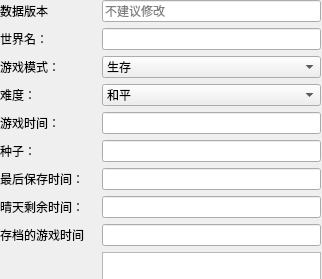
      <widget class="QWidget" name="scrollAreaWidgetContents">
       <property name="geometry">
        <rect>
         <x>0</x>
         <y>0</y>
         <width>322</width>
         <height>279</height>
        </rect>
       </property>
       <widget class="QWidget" name="gridLayoutWidget">
        <property name="geometry">
         <rect>
          <x>0</x>
          <y>0</y>
          <width>321</width>
          <height>753</height>
         </rect>
        </property>
        <layout class="QGridLayout" name="gridLayout">
         <item row="0" column="1">
          <widget class="QLineEdit" name="lineEdit_32">
           <property name="toolTip">
            <string>&lt;html&gt;&lt;head/&gt;&lt;body&gt;&lt;p&gt;&lt;span style=&quot; font-family:'sans-serif'; font-size:14px; color:#202122; background-color:#ffffff;&quot;&gt;保存此存档基础数据存储文件的游戏的&lt;/span&gt;&lt;a href=&quot;https://wiki.biligame.com/mc/%E6%95%B0%E6%8D%AE%E7%89%88%E6%9C%AC&quot;&gt;&lt;span style=&quot; font-family:'sans-serif'; font-size:14px; color:#0645ad; background-color:#ffffff;&quot;&gt;数据版本&lt;/span&gt;&lt;/a&gt;&lt;span style=&quot; font-family:'sans-serif'; font-size:14px; color:#202122; background-color:#ffffff;&quot;&gt;。如果此项不存在则游戏认为此项是-1。&lt;/span&gt;&lt;/p&gt;&lt;/body&gt;&lt;/html&gt;</string>
           </property>
           <property name="placeholderText">
            <string>不建议修改</string>
           </property>
          </widget>
         </item>
         <item row="16" column="1">
          <layout class="QGridLayout" name="gridLayout_3">
           <item row="0" column="1">
            <widget class="QLineEdit" name="lineEdit_16">
             <property name="toolTip">
              <string>&lt;html&gt;&lt;head/&gt;&lt;body&gt;&lt;p&gt;&lt;span style=&quot; font-family:'sans-serif'; font-size:14px; color:#202122; background-color:#ffffff;&quot;&gt;存档世界出生点的X坐标。如果此项不存在则游戏默认为0。&lt;/span&gt;&lt;/p&gt;&lt;/body&gt;&lt;/html&gt;</string>
             </property>
            </widget>
           </item>
           <item row="1" column="1">
            <widget class="QLineEdit" name="lineEdit_17">
             <property name="toolTip">
              <string>&lt;html&gt;&lt;head/&gt;&lt;body&gt;&lt;p&gt;&lt;span style=&quot; font-family:'sans-serif'; font-size:14px; color:#202122; background-color:#ffffff;&quot;&gt;存档世界出生点的Y坐标。如果此项不存在则游戏默认为0。&lt;/span&gt;&lt;/p&gt;&lt;/body&gt;&lt;/html&gt;</string>
             </property>
            </widget>
           </item>
           <item row="2" column="1">
            <widget class="QLineEdit" name="lineEdit_18">
             <property name="toolTip">
              <string>&lt;html&gt;&lt;head/&gt;&lt;body&gt;&lt;p&gt;&lt;span style=&quot; font-family:'sans-serif'; font-size:14px; color:#202122; background-color:#ffffff;&quot;&gt;存档世界出生点的Z坐标。如果此项不存在则游戏默认为0。&lt;/span&gt;&lt;/p&gt;&lt;/body&gt;&lt;/html&gt;</string>
             </property>
            </widget>
           </item>
           <item row="1" column="0">
            <widget class="QLabel" name="label_43">
             <property name="text">
              <string>   Y   </string>
             </property>
            </widget>
           </item>
           <item row="0" column="0">
            <widget class="QLabel" name="label_42">
             <property name="text">
              <string>   X   </string>
             </property>
            </widget>
           </item>
           <item row="2" column="0">
            <widget class="QLabel" name="label_44">
             <property name="text">
              <string>   Z   </string>
             </property>
            </widget>
           </item>
           <item row="3" column="1">
            <widget class="QLineEdit" name="lineEdit_41">
             <property name="toolTip">
              <string>&lt;html&gt;&lt;head/&gt;&lt;body&gt;&lt;p&gt;&lt;span style=&quot; font-family:'sans-serif'; font-size:14px; color:#202122; background-color:#ffffff;&quot;&gt;存档世界出生点出生时所看向的水平角度，以顺时针角度计，为0时代表Z轴正方向（正南方）。如果此项不存在则游戏默认为0。&lt;/span&gt;&lt;/p&gt;&lt;/body&gt;&lt;/html&gt;</string>
             </property>
            </widget>
           </item>
           <item row="3" column="0">
            <widget class="QLabel" name="label_45">
             <property name="text">
              <string>水平角度</string>
             </property>
            </widget>
           </item>
          </layout>
         </item>
         <item row="15" column="0">
          <widget class="QLabel" name="label_16">
           <property name="toolTip">
            <string>&lt;html&gt;&lt;head/&gt;&lt;body&gt;&lt;p&gt;&lt;span style=&quot; font-family:'sans-serif'; font-size:14px; color:#202122; background-color:#ffffff;&quot;&gt;存储此存档时游戏的详细版本信息。&lt;/span&gt;&lt;/p&gt;&lt;/body&gt;&lt;/html&gt;</string>
           </property>
           <property name="text">
            <string>游戏版本：</string>
           </property>
          </widget>
         </item>
         <item row="10" column="0">
          <widget class="QLabel" name="label_33">
           <property name="text">
            <string>启用的数据包</string>
           </property>
          </widget>
         </item>
         <item row="3" column="0">
          <widget class="QLabel" name="label_13">
           <property name="text">
            <string>难度：</string>
           </property>
          </widget>
         </item>
         <item row="1" column="0">
          <widget class="QLabel" name="label_3">
           <property name="text">
            <string>世界名：</string>
           </property>
          </widget>
         </item>
         <item row="9" column="1">
          <widget class="QTextEdit" name="textEdit">
           <property name="toolTip">
            <string>&lt;html&gt;&lt;head/&gt;&lt;body&gt;&lt;p&gt;&lt;span style=&quot; font-family:'sans-serif'; font-size:14px; color:#202122; background-color:#ffffff;&quot;&gt;存档禁用的&lt;/span&gt;&lt;a href=&quot;https://wiki.biligame.com/mc/%E6%95%B0%E6%8D%AE%E5%8C%85&quot;&gt;&lt;span style=&quot; font-family:'sans-serif'; font-size:14px; color:#0645ad; background-color:#ffffff;&quot;&gt;数据包&lt;/span&gt;&lt;/a&gt;&lt;span style=&quot; font-family:'sans-serif'; font-size:14px; color:#202122; background-color:#ffffff;&quot;&gt;。此值不存在时游戏默认为仅启用&lt;/span&gt;&lt;span style=&quot; font-family:'monospace','monospace'; color:#000000; background-color:#f8f9fa;&quot;&gt;vanilla&lt;/span&gt;&lt;span style=&quot; font-family:'sans-serif'; font-size:14px; color:#202122; background-color:#ffffff;&quot;&gt;数据包。&lt;/span&gt;&lt;/p&gt;&lt;/body&gt;&lt;/html&gt;</string>
           </property>
          </widget>
         </item>
         <item row="4" column="0">
          <widget class="QLabel" name="label_5">
           <property name="text">
            <string>游戏时间：</string>
           </property>
          </widget>
         </item>
         <item row="7" column="1">
          <widget class="QLineEdit" name="lineEdit_29">
           <property name="toolTip">
            <string>&lt;html&gt;&lt;head/&gt;&lt;body&gt;&lt;p&gt;&lt;span style=&quot; font-family:'sans-serif'; font-size:14px; color:#202122; background-color:#ffffff;&quot;&gt;存档内世界晴天剩余时间，在此期间天气将保持晴天，但此值大于0不是晴天的必要条件。当此值不存在时游戏默认为0。&lt;/span&gt;&lt;/p&gt;&lt;/body&gt;&lt;/html&gt;</string>
           </property>
          </widget>
         </item>
         <item row="3" column="1">
          <widget class="QComboBox" name="comboBox_2">
           <property name="toolTip">
            <string>&lt;html&gt;&lt;head/&gt;&lt;body&gt;&lt;p&gt;&lt;span style=&quot; font-family:'sans-serif'; font-size:14px; color:#202122; background-color:#ffffff;&quot;&gt;存档的游戏&lt;/span&gt;&lt;a href=&quot;https://wiki.biligame.com/mc/%E9%9A%BE%E5%BA%A6&quot;&gt;&lt;span style=&quot; font-family:'sans-serif'; font-size:14px; color:#0645ad; background-color:#ffffff;&quot;&gt;难度&lt;/span&gt;&lt;/a&gt;&lt;span style=&quot; font-family:'sans-serif'; font-size:14px; color:#202122; background-color:#ffffff;&quot;&gt;。0-3分别为和平、简单、普通和困难。当此项不存在时游戏默认为2，即普通。&lt;/span&gt;&lt;/p&gt;&lt;/body&gt;&lt;/html&gt;</string>
           </property>
           <item>
            <property name="text">
             <string>和平</string>
            </property>
           </item>
           <item>
            <property name="text">
             <string>简单</string>
            </property>
           </item>
           <item>
            <property name="text">
             <string>普通</string>
            </property>
           </item>
           <item>
            <property name="text">
             <string>困难</string>
            </property>
           </item>
          </widget>
         </item>
         <item row="4" column="1">
          <widget class="QLineEdit" name="lineEdit_4">
           <property name="toolTip">
            <string>&lt;html&gt;&lt;head/&gt;&lt;body&gt;&lt;p&gt;&lt;span style=&quot; font-family:'sans-serif'; font-size:14px; color:#202122; background-color:#ffffff;&quot;&gt;存档中游戏按照游戏昼夜循环而非游戏刻计算的游戏时间，可以被&lt;/span&gt;&lt;span style=&quot; font-family:'monospace','monospace'; color:#000000; background-color:#f8f9fa;&quot;&gt;/&lt;/span&gt;&lt;a href=&quot;https://wiki.biligame.com/mc/%E5%91%BD%E4%BB%A4/time&quot;&gt;&lt;span style=&quot; font-family:'monospace','monospace'; color:#0645ad; background-color:#f8f9fa;&quot;&gt;time&lt;/span&gt;&lt;/a&gt;&lt;span style=&quot; font-family:'sans-serif'; font-size:14px; color:#202122; background-color:#ffffff;&quot;&gt;修改。当此值不存在时游戏默认为0。&lt;/span&gt;&lt;/p&gt;&lt;/body&gt;&lt;/html&gt;</string>
           </property>
           <property name="text">
            <string/>
           </property>
          </widget>
         </item>
         <item row="14" column="1">
          <widget class="QLineEdit" name="lineEdit_31">
           <property name="toolTip">
            <string>&lt;html&gt;&lt;head/&gt;&lt;body&gt;&lt;p&gt;&lt;span style=&quot; font-family:'sans-serif'; font-size:14px; color:#202122; background-color:#ffffff;&quot;&gt;游戏尝试生成流浪商人的成功概率。游戏加载时除以1000计算真实概率。如50表示5%的生成概率。如果此项不存在则游戏默认为0。&lt;/span&gt;&lt;/p&gt;&lt;/body&gt;&lt;/html&gt;</string>
           </property>
          </widget>
         </item>
         <item row="11" column="0">
          <widget class="QLabel" name="label_39">
           <property name="text">
            <string>存档区块版本</string>
           </property>
          </widget>
         </item>
         <item row="1" column="1">
          <widget class="QLineEdit" name="lineEdit_2">
           <property name="toolTip">
            <string>&lt;html&gt;&lt;head/&gt;&lt;body&gt;&lt;p&gt;&lt;span style=&quot; font-family:'sans-serif'; font-size:14px; color:#202122; background-color:#ffffff;&quot;&gt;存档的名称。当此项不存在时游戏默认为空字符串。&lt;/span&gt;&lt;/p&gt;&lt;/body&gt;&lt;/html&gt;</string>
           </property>
           <property name="text">
            <string/>
           </property>
          </widget>
         </item>
         <item row="6" column="0">
          <widget class="QLabel" name="label_27">
           <property name="text">
            <string>最后保存时间：</string>
           </property>
          </widget>
         </item>
         <item row="16" column="0">
          <widget class="QLabel" name="label_46">
           <property name="text">
            <string>出生点坐标</string>
           </property>
          </widget>
         </item>
         <item row="2" column="1">
          <widget class="QComboBox" name="comboBox">
           <property name="toolTip">
            <string>&lt;html&gt;&lt;head/&gt;&lt;body&gt;&lt;p&gt;&lt;span style=&quot; font-family:'sans-serif'; font-size:14px; color:#202122; background-color:#ffffff;&quot;&gt;存档的默认&lt;/span&gt;&lt;a href=&quot;https://wiki.biligame.com/mc/%E6%B8%B8%E6%88%8F%E6%A8%A1%E5%BC%8F&quot;&gt;&lt;span style=&quot; font-family:'sans-serif'; font-size:14px; color:#0645ad; background-color:#ffffff;&quot;&gt;游戏模式&lt;/span&gt;&lt;/a&gt;&lt;span style=&quot; font-family:'sans-serif'; font-size:14px; color:#202122; background-color:#ffffff;&quot;&gt;，控制玩家进入世界或重生时的游戏模式。如果此项不存在则游戏默认为生存模式。&lt;/span&gt;&lt;/p&gt;&lt;/body&gt;&lt;/html&gt;</string>
           </property>
           <item>
            <property name="text">
             <string>生存</string>
            </property>
           </item>
           <item>
            <property name="text">
             <string>创造</string>
            </property>
           </item>
           <item>
            <property name="text">
             <string>冒险</string>
            </property>
           </item>
           <item>
            <property name="text">
             <string>旁观</string>
            </property>
           </item>
          </widget>
         </item>
         <item row="8" column="1">
          <widget class="QLineEdit" name="lineEdit_34">
           <property name="toolTip">
            <string>&lt;html&gt;&lt;head/&gt;&lt;body&gt;&lt;p&gt;&lt;span style=&quot; font-family:'sans-serif'; font-size:14px; color:#202122; background-color:#ffffff;&quot;&gt;存档的游戏时间。此时间从存档被创建开始计时，单位为&lt;/span&gt;&lt;a href=&quot;https://wiki.biligame.com/mc/%E6%B8%B8%E6%88%8F%E5%88%BB&quot;&gt;&lt;span style=&quot; font-family:'sans-serif'; font-size:14px; color:#0645ad; background-color:#ffffff;&quot;&gt;游戏刻&lt;/span&gt;&lt;/a&gt;&lt;span style=&quot; font-family:'sans-serif'; font-size:14px; color:#202122; background-color:#ffffff;&quot;&gt;。如果此项不存在则游戏默认为0。&lt;/span&gt;&lt;/p&gt;&lt;/body&gt;&lt;/html&gt;</string>
           </property>
          </widget>
         </item>
         <item row="13" column="1">
          <widget class="QLineEdit" name="lineEdit_30">
           <property name="toolTip">
            <string>&lt;html&gt;&lt;head/&gt;&lt;body&gt;&lt;p&gt;&lt;span style=&quot; font-family:'sans-serif'; font-size:14px; color:#202122; background-color:#ffffff;&quot;&gt;如果存档内世界目前不处于雷暴天气，此值代表距离下一次雷暴的时间。如果目前正处于雷暴天气，此值表示距离雷暴结束的时间。此值按游戏刻计算。如果此项不存在游戏默认为0。&lt;/span&gt;&lt;/p&gt;&lt;/body&gt;&lt;/html&gt;</string>
           </property>
          </widget>
         </item>
         <item row="6" column="1">
          <widget class="QLineEdit" name="lineEdit_26">
           <property name="toolTip">
            <string>&lt;html&gt;&lt;head/&gt;&lt;body&gt;&lt;p&gt;&lt;span style=&quot; font-family:'sans-serif'; font-size:14px; color:#202122; background-color:#ffffff;&quot;&gt;上次保存此存档的&lt;/span&gt;&lt;a href=&quot;http://baike.baidu.com/item/UNIX%E6%97%B6%E9%97%B4&quot;&gt;&lt;span style=&quot; font-family:'sans-serif'; font-size:14px; color:#3366bb; background-color:#ffffff;&quot;&gt;时间戳&lt;/span&gt;&lt;/a&gt;&lt;span style=&quot; font-family:'sans-serif'; font-size:14px; color:#202122; background-color:#ffffff;&quot;&gt;。当此项不存在时默认为0。&lt;/span&gt;&lt;/p&gt;&lt;/body&gt;&lt;/html&gt;</string>
           </property>
          </widget>
         </item>
         <item row="14" column="0">
          <widget class="QLabel" name="label_35">
           <property name="text">
            <string>流浪商人生成概率</string>
           </property>
          </widget>
         </item>
         <item row="7" column="0">
          <widget class="QLabel" name="label_31">
           <property name="text">
            <string>晴天剩余时间：</string>
           </property>
          </widget>
         </item>
         <item row="8" column="0">
          <widget class="QLabel" name="label_38">
           <property name="text">
            <string>存档的游戏时间</string>
           </property>
          </widget>
         </item>
         <item row="11" column="1">
          <widget class="QComboBox" name="comboBox_4">
           <property name="toolTip">
            <string>&lt;html&gt;&lt;head/&gt;&lt;body&gt;&lt;p&gt;&lt;span style=&quot; font-family:'sans-serif'; font-size:14px; color:#202122; background-color:#ffffff;&quot;&gt;存档区块文件的版本，对于Anvil文件格式（当前）为19133，对于MCRegion格式为19132，如果不为这两个值游戏获取存档信息时报错&lt;/span&gt;&lt;/p&gt;&lt;/body&gt;&lt;/html&gt;</string>
           </property>
           <item>
            <property name="text">
             <string>19113</string>
            </property>
           </item>
           <item>
            <property name="text">
             <string>19112</string>
            </property>
           </item>
          </widget>
         </item>
         <item row="5" column="0">
          <widget class="QLabel" name="label_6">
           <property name="text">
            <string>种子：</string>
           </property>
          </widget>
         </item>
         <item row="13" column="0">
          <widget class="QLabel" name="label_34">
           <property name="text">
            <string>雷暴时间</string>
           </property>
          </widget>
         </item>
         <item row="9" column="0">
          <widget class="QLabel" name="label_32">
           <property name="text">
            <string>禁用的数据包：</string>
           </property>
          </widget>
         </item>
         <item row="12" column="0">
          <widget class="QLabel" name="label_37">
           <property name="whatsThis">
            <string>如果存档内世界目前不处于降雨天气，此值代表距离下一次降雨的时间。如果目前正处于降雨天气，此值表示距离降雨结束的时间。此值按游戏刻计算。如果此项不存在游戏默认为0。</string>
           </property>
           <property name="text">
            <string>下雨时间</string>
           </property>
          </widget>
         </item>
         <item row="10" column="1">
          <widget class="QTextEdit" name="textEdit_2">
           <property name="toolTip">
            <string>&lt;html&gt;&lt;head/&gt;&lt;body&gt;&lt;p&gt;&lt;span style=&quot; font-family:'sans-serif'; font-size:14px; color:#202122; background-color:#ffffff;&quot;&gt;存档启用的&lt;/span&gt;&lt;a href=&quot;https://wiki.biligame.com/mc/%E6%95%B0%E6%8D%AE%E5%8C%85&quot;&gt;&lt;span style=&quot; font-family:'sans-serif'; font-size:14px; color:#0645ad; background-color:#ffffff;&quot;&gt;数据包&lt;/span&gt;&lt;/a&gt;&lt;span style=&quot; font-family:'sans-serif'; font-size:14px; color:#202122; background-color:#ffffff;&quot;&gt;。此值不存在时游戏默认为仅启用&lt;/span&gt;&lt;span style=&quot; font-family:'monospace','monospace'; color:#000000; background-color:#f8f9fa;&quot;&gt;vanilla&lt;/span&gt;&lt;span style=&quot; font-family:'sans-serif'; font-size:14px; color:#202122; background-color:#ffffff;&quot;&gt;数据包。&lt;/span&gt;&lt;/p&gt;&lt;/body&gt;&lt;/html&gt;</string>
           </property>
          </widget>
         </item>
         <item row="0" column="0">
          <widget class="QLabel" name="label_36">
           <property name="text">
            <string>数据版本</string>
           </property>
          </widget>
         </item>
         <item row="2" column="0">
          <widget class="QLabel" name="label_4">
           <property name="text">
            <string>游戏模式：</string>
           </property>
          </widget>
         </item>
         <item row="5" column="1">
          <widget class="QLineEdit" name="lineEdit_3">
           <property name="toolTip">
            <string>&lt;html&gt;&lt;head/&gt;&lt;body&gt;&lt;p&gt;&lt;a href=&quot;https://wiki.biligame.com/mc/%E4%B8%96%E7%95%8C%E7%A7%8D%E5%AD%90&quot;&gt;&lt;span style=&quot; font-family:'sans-serif'; font-size:14px; color:#0645ad; background-color:#ffffff;&quot;&gt;世界种子&lt;/span&gt;&lt;/a&gt;&lt;/p&gt;&lt;/body&gt;&lt;/html&gt;</string>
           </property>
          </widget>
         </item>
         <item row="12" column="1">
          <widget class="QLineEdit" name="lineEdit_33">
           <property name="toolTip">
            <string>&lt;html&gt;&lt;head/&gt;&lt;body&gt;&lt;p&gt;&lt;span style=&quot; font-family:'sans-serif'; font-size:14px; color:#202122; background-color:#ffffff;&quot;&gt;如果存档内世界目前不处于降雨天气，此值代表距离下一次降雨的时间。如果目前正处于降雨天气，此值表示距离降雨结束的时间。此值按游戏刻计算。如果此项不存在游戏默认为0。&lt;/span&gt;&lt;/p&gt;&lt;/body&gt;&lt;/html&gt;</string>
           </property>
           <property name="whatsThis">
            <string/>
           </property>
           <property name="inputMask">
            <string/>
           </property>
           <property name="placeholderText">
            <string/>
           </property>
          </widget>
         </item>
         <item row="15" column="1">
          <layout class="QVBoxLayout" name="verticalLayout_2">
           <property name="sizeConstraint">
            <enum>QLayout::SetDefaultConstraint</enum>
           </property>
           <item>
            <layout class="QVBoxLayout" name="verticalLayout">
             <item>
              <widget class="QLineEdit" name="lineEdit_19">
               <property name="toolTip">
                <string>&lt;html&gt;&lt;head/&gt;&lt;body&gt;&lt;p&gt;&lt;span style=&quot; font-family:'sans-serif'; font-size:14px; color:#202122; background-color:#ffffff;&quot;&gt;游戏的版本名称。如果此项不存在则使用当前正在加载此存档的游戏的版本名称。&lt;/span&gt;&lt;/p&gt;&lt;/body&gt;&lt;/html&gt;</string>
               </property>
              </widget>
             </item>
             <item>
              <widget class="QCheckBox" name="checkBox">
               <property name="focusPolicy">
                <enum>Qt::StrongFocus</enum>
               </property>
               <property name="toolTip">
                <string>&lt;html&gt;&lt;head/&gt;&lt;body&gt;&lt;p&gt;&lt;span style=&quot; font-family:'sans-serif'; font-size:14px; color:#202122; background-color:#ffffff;&quot;&gt;表示此版本是否为快照版。如果此项不存在则使用当前正在加载此存档的游戏的类型。&lt;/span&gt;&lt;/p&gt;&lt;/body&gt;&lt;/html&gt;</string>
               </property>
               <property name="layoutDirection">
                <enum>Qt::LeftToRight</enum>
               </property>
               <property name="text">
                <string>为快照版本</string>
               </property>
               <property name="checked">
                <bool>false</bool>
               </property>
               <property name="autoRepeat">
                <bool>false</bool>
               </property>
               <property name="tristate">
                <bool>false</bool>
               </property>
              </widget>
             </item>
            </layout>
           </item>
           <item>
            <widget class="Line" name="line_2">
             <property name="orientation">
              <enum>Qt::Horizontal</enum>
             </property>
            </widget>
           </item>
           <item>
            <layout class="QGridLayout" name="gridLayout_2">
             <item row="0" column="1">
              <widget class="QLineEdit" name="lineEdit_20">
               <property name="toolTip">
                <string>&lt;html&gt;&lt;head/&gt;&lt;body&gt;&lt;p&gt;&lt;span style=&quot; font-family:'sans-serif'; font-size:14px; color:#202122; background-color:#ffffff;&quot;&gt;开发系列，用于标识开发分支。常规正式版和快照为&lt;/span&gt;&lt;span style=&quot; font-family:'monospace','monospace'; color:#000000; background-color:#f8f9fa;&quot;&gt;main&lt;/span&gt;&lt;span style=&quot; font-family:'sans-serif'; font-size:14px; color:#202122; background-color:#ffffff;&quot;&gt;。如果此项不存在则使用当前正在加载此存档的游戏的开发系列。&lt;/span&gt;&lt;/p&gt;&lt;/body&gt;&lt;/html&gt;</string>
               </property>
               <property name="placeholderText">
                <string>不建议修改</string>
               </property>
              </widget>
             </item>
             <item row="0" column="0">
              <widget class="QLabel" name="label_24">
               <property name="text">
                <string>开发系列：</string>
               </property>
              </widget>
             </item>
             <item row="1" column="0">
              <widget class="QLabel" name="label_25">
               <property name="text">
                <string>ID:</string>
               </property>
              </widget>
             </item>
             <item row="1" column="1">
              <widget class="QLineEdit" name="lineEdit_21">
               <property name="toolTip">
                <string>&lt;html&gt;&lt;head/&gt;&lt;body&gt;&lt;p&gt;&lt;span style=&quot; font-family:'sans-serif'; font-size:14px; color:#202122; background-color:#ffffff;&quot;&gt;游戏的数据版本。如果此项不存在则使用当前正在加载此存档的游戏的数据版本。&lt;/span&gt;&lt;/p&gt;&lt;/body&gt;&lt;/html&gt;</string>
               </property>
               <property name="placeholderText">
                <string>不建议修改</string>
               </property>
              </widget>
             </item>
            </layout>
           </item>
          </layout>
         </item>
        </layout>
       </widget>
      </widget>
